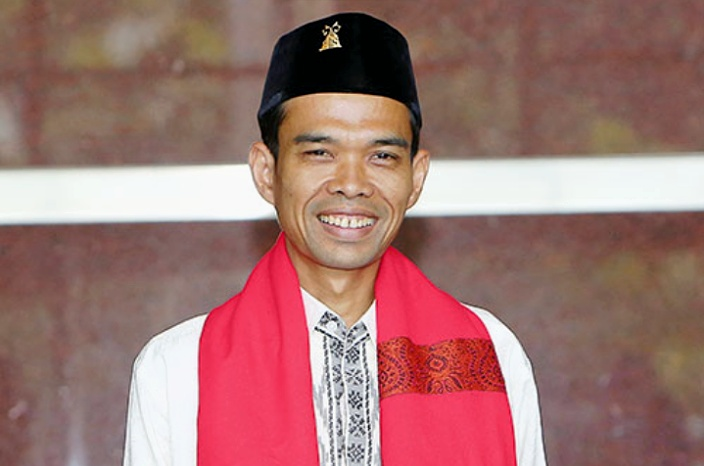
//> input picture Template_opencv/ustadz.jpg, 704 x 466 px
$ ./equalization   (built with g++ and OpenCV 4)
//> lines starting //> are read from the running program, lines starting //| are printed output that depends on the picture
### Template_opencv/stdafx.h
// stdafx.h : include file for standard system include files,
// or project specific include files that are used frequently, but
// are changed infrequently
//

#pragma once

#include "targetver.h"

#include <stdio.h>
#include <tchar.h>


// TODO: reference additional headers your program requires here

### Template_opencv/equalization.cpp
#include "stdafx.h"
#include <opencv2/opencv.hpp>
#include <iostream>

using namespace cv;
using namespace std;

int main(int argc, char** argv)
{
	// Read the image file
	Mat image = imread("ustadz.jpg");
//> image is the input picture: 466 rows x 704 cols, CV_8UC3; mean B, G, R 111.1, 114.5, 158.9

	// Check for failure
	if (image.empty())
	{
		cout << "Could not open or find the image" << endl;
		cin.get(); //wait for any key press
		return -1;
	}

	//Convert the image from BGR to YCrCb color space
	Mat hist_equalized_image;
	cvtColor(image, hist_equalized_image, COLOR_BGR2YCrCb);
//> hist_equalized_image: 466 rows x 704 cols, CV_8UC3; mean of channels 0, 1, 2 127.4, 150.4, 118.8

	//Split the image into 3 channels; Y, Cr and Cb channels respectively and store it in a std::vector
	vector<Mat> vec_channels;
	split(hist_equalized_image, vec_channels);
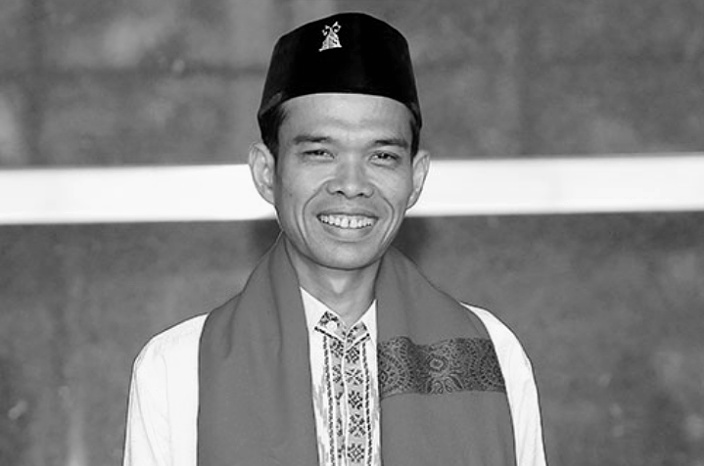
//> vec_channels[0]: 466 rows x 704 cols, CV_8UC1; min 0, max 255, mean 127.4
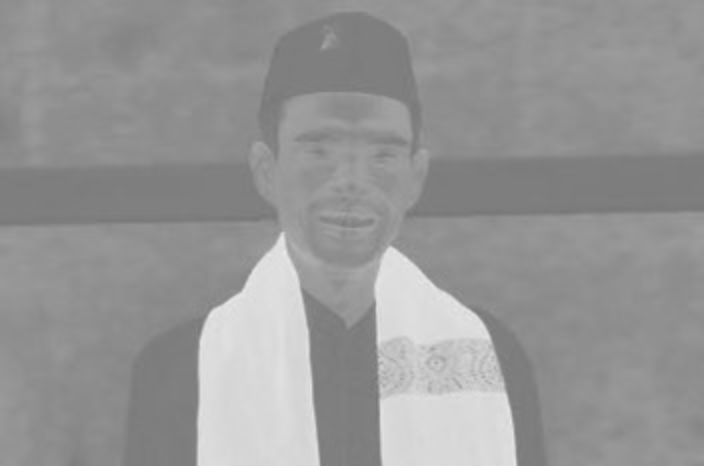
//> vec_channels[1]: 466 rows x 704 cols, CV_8UC1; min 118, max 234, mean 150.4
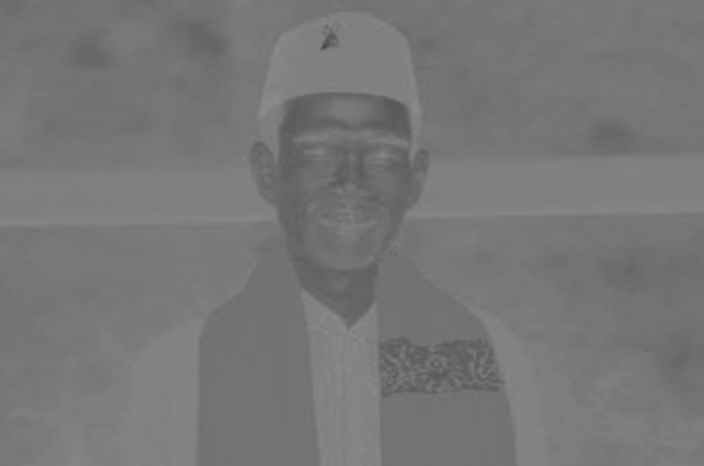
//> vec_channels[2]: 466 rows x 704 cols, CV_8UC1; min 73, max 140, mean 118.8

	//Equalize the histogram of only the Y channel
	equalizeHist(vec_channels[0], vec_channels[0]);
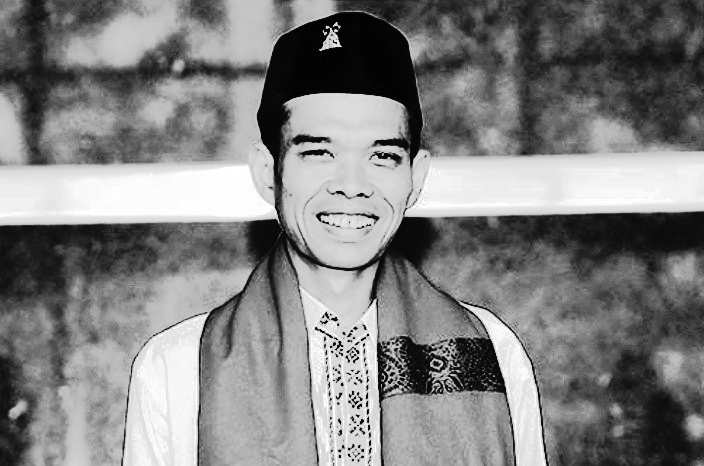
//> vec_channels[0]: 466 rows x 704 cols, CV_8UC1; min 0, max 255, mean 129.1
	//equalizeHist(vec_channels[1], vec_channels[1]);
	//equalizeHist(vec_channels[2], vec_channels[2]);

	//Merge 3 channels in the vector to form the color image in YCrCB color space.
	merge(vec_channels, hist_equalized_image);
//> hist_equalized_image: 466 rows x 704 cols, CV_8UC3; mean of channels 0, 1, 2 129.1, 150.4, 118.8

	//Convert the histogram equalized image from YCrCb to BGR color space again
	cvtColor(hist_equalized_image, hist_equalized_image, COLOR_YCrCb2BGR);
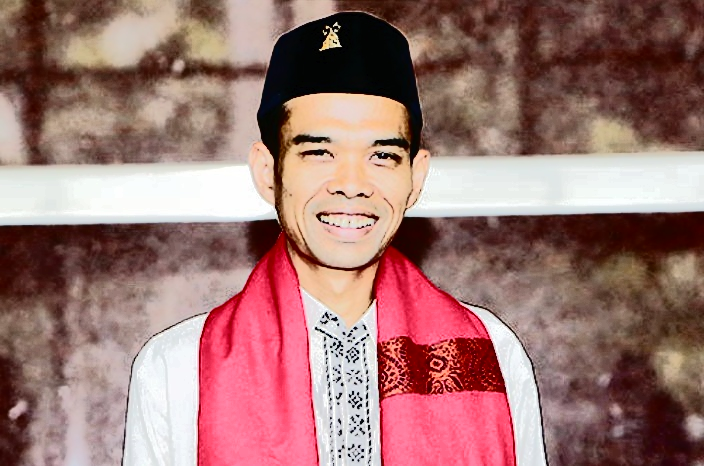
//> hist_equalized_image: 466 rows x 704 cols, CV_8UC3; mean B, G, R 113.1, 116.7, 157.8

	//Define the names of windows
	String windowNameOfOriginalImage = "Original Image";
	String windowNameOfHistogramEqualized = "Histogram Equalized Color Image";

	// Create windows with the above names
	namedWindow(windowNameOfOriginalImage, WINDOW_NORMAL);
	namedWindow(windowNameOfHistogramEqualized, WINDOW_NORMAL);

	// Show images inside the created windows.
	imshow(windowNameOfOriginalImage, image);
	imshow(windowNameOfHistogramEqualized, hist_equalized_image);

	waitKey(0); // Wait for any keystroke in any one of the windows

	destroyAllWindows(); //Destroy all opened windows

	return 0;
}

$ run again, with Template_opencv/foto.jpg copied over Template_opencv/ustadz.jpg
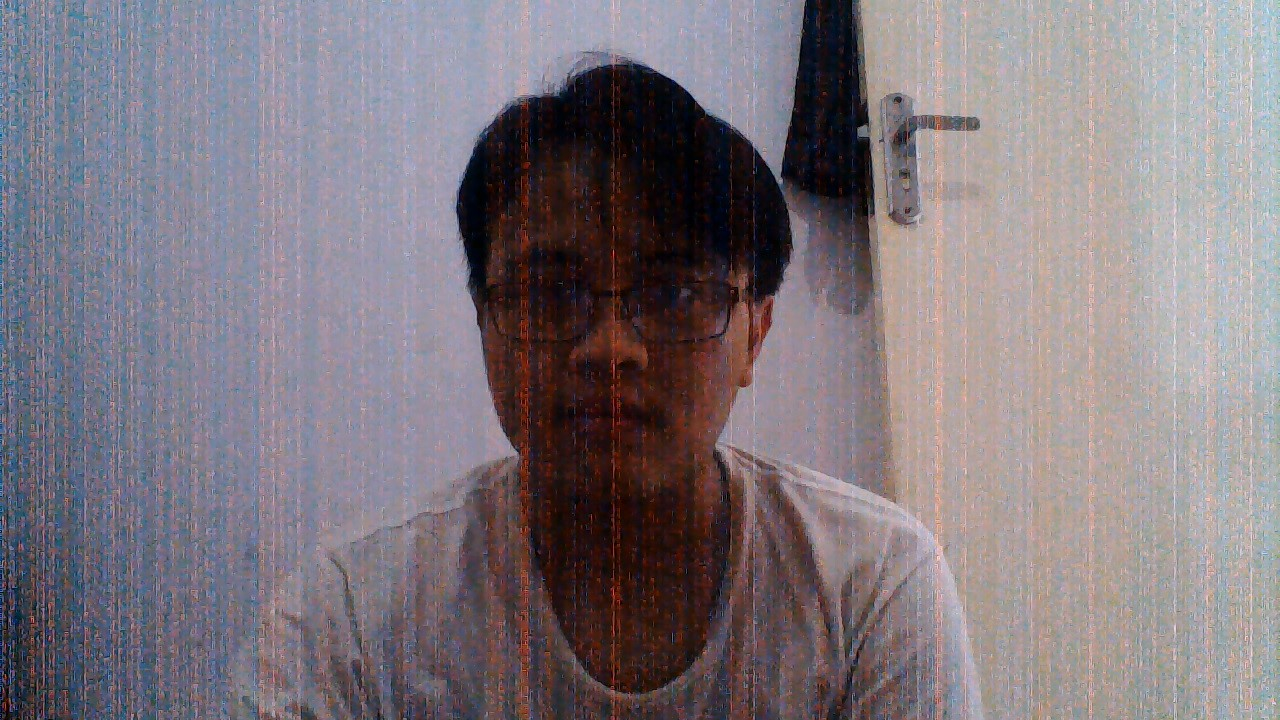
//> input picture Template_opencv/foto.jpg, 1280 x 720 px
//> image is the input picture: 720 rows x 1280 cols, CV_8UC3; mean B, G, R 125.9, 119, 127.4
//> `split(hist_equalized_image, vec_channels);`:
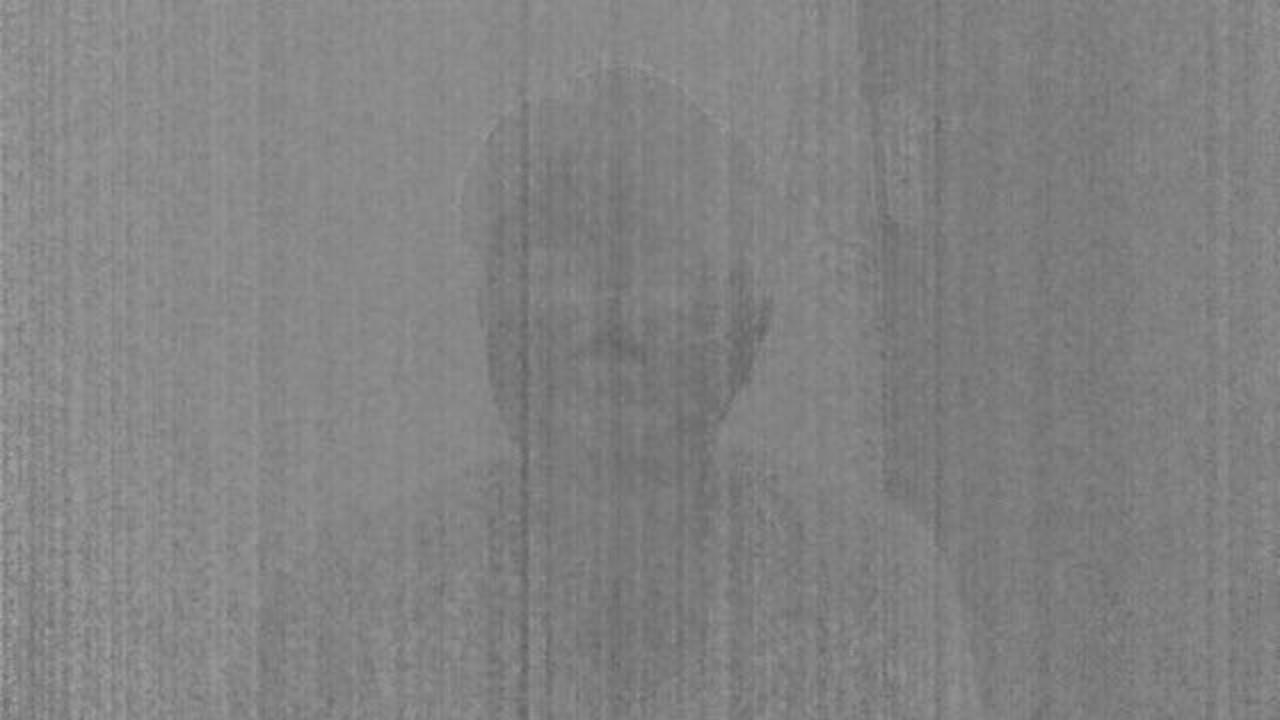
//> vec_channels[2]: 720 rows x 1280 cols, CV_8UC1; min 97, max 170, mean 130
//> `cvtColor(hist_equalized_image, hist_equalized_image, COLOR_YCrCb2BGR);`:
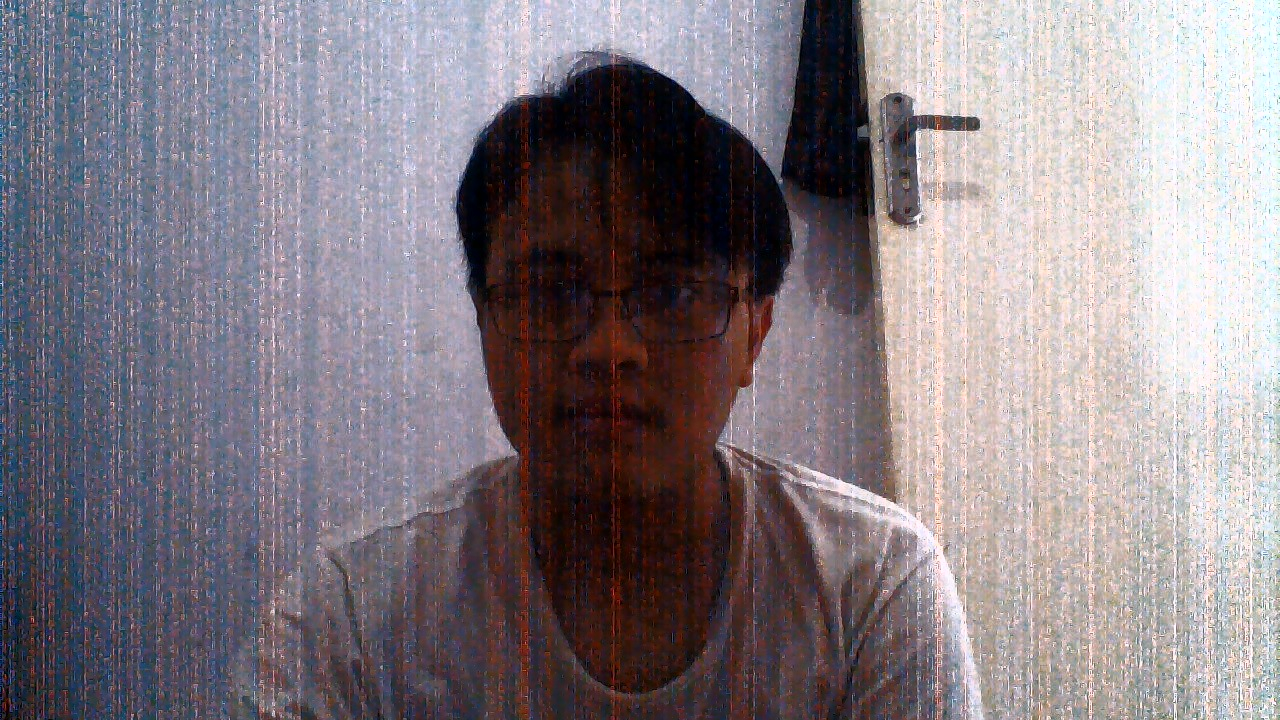
//> hist_equalized_image: 720 rows x 1280 cols, CV_8UC3; mean B, G, R 131.9, 125.1, 133.4
